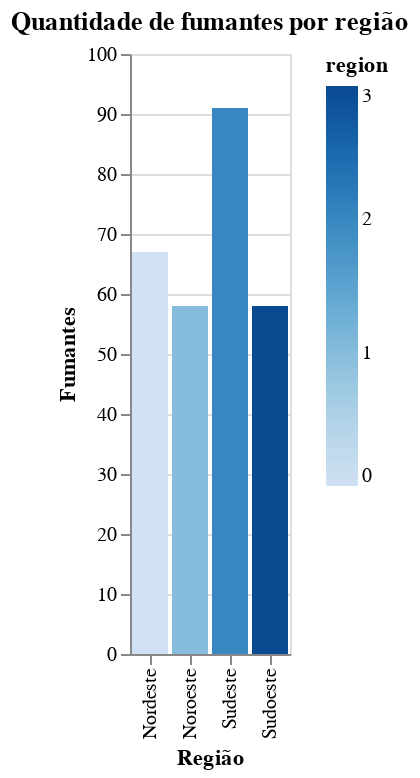

Notebook code cell kept with this figure:
### Code cell
alt.Chart(smoker_reg, title="Quantidade de fumantes por região").mark_bar().encode(
    x = alt.X('Nome Regiao', title="Região"),
    y = alt.Y('smoker', title="Fumantes"),
    color = alt.Color('region')
).interactive()

### Figure 1 — Vega-Lite specification as saved in the notebook (floating-point values rounded to 4 significant figures)
{"config": {"view": {"continuousWidth": 400, "continuousHeight": 300}}, "data": {"name": "data-a1391c536c4172062da062b7ab1236fe"}, "mark": "bar", "encoding": {"color": {"type": "quantitative", "field": "region"}, "x": {"type": "nominal", "field": "Nome Regiao", "title": "Região"}, "y": {"type": "quantitative", "field": "smoker", "title": "Fumantes"}}, "selection": {"selector012": {"type": "interval", "bind": "scales", "encodings": ["x", "y"]}}, "title": "Quantidade de fumantes por região", "$schema": "https://vega.github.io/schema/vega-lite/v4.0.2.json", "datasets": {"data-a1391c536c4172062da062b7ab1236fe": [{"region": 0, "smoker": 67, "Nome Regiao": "Nordeste"}, {"region": 1, "smoker": 58, "Nome Regiao": "Noroeste"}, {"region": 2, "smoker": 91, "Nome Regiao": "Sudeste"}, {"region": 3, "smoker": 58, "Nome Regiao": "Sudoeste"}]}}
